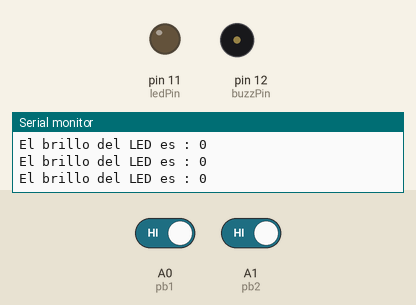
A sketch run on a simulated Arduino Uno, built with avr-gcc and run on an emulated ATmega328P. Shown: output pins drawn as LEDs (lit = HIGH), buzzer (waves = sounding, pin HIGH), the last lines printed to the serial monitor. Inputs (shaded band) come from the test bench; at power-on: A0 (pb1) HIGH, A1 (pb2) HIGH.

Above: at 1.8 s.
1.9 s: A0 (pb1) driven LOW
At 4.8 s:
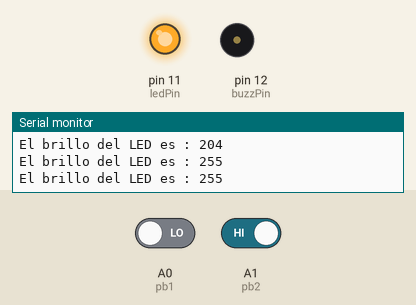
4.9 s: A1 (pb2) driven LOW
At 5.8 s:
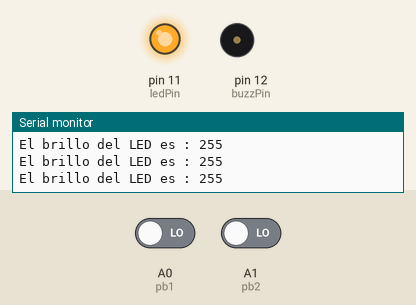
6.4 s: A0 (pb1) driven HIGH
At 7.5 s:
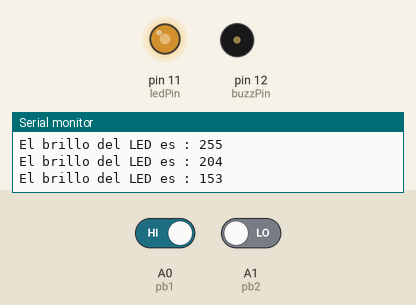
9.4 s: A1 (pb2) driven HIGH
At 10.2 s:
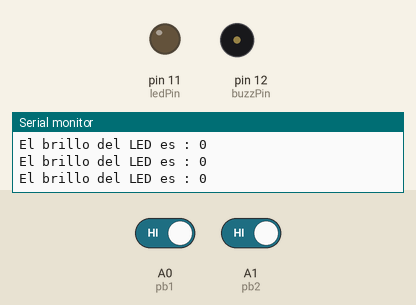
Timing chart, 0 to 11.9 s (numbered marks = the images above; inputs shaded):
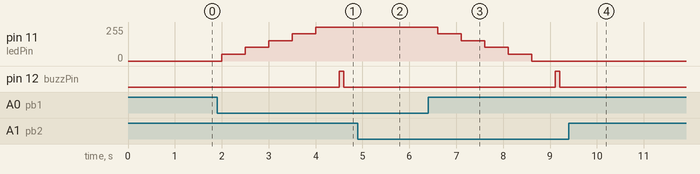

The sketch:

brillo_dos_botones.ino
```cpp
int ledPin = 11;
int pb1 = A0;
int pb2 = A1;
int ledBright = 0;
int buzzPin = 12;

void setup() {
  // put your setup code here, to run once:
  pinMode(ledPin, OUTPUT);
  pinMode(buzzPin, OUTPUT);
  pinMode(pb1, INPUT);
  pinMode(pb2, INPUT);
  Serial.begin(9600);
}

void loop() {
  // put your main code here, to run repeatedly:
  int pbRead1 = digitalRead(pb1);
  int pbRead2 = digitalRead(pb2);

  if (pbRead1 == 0) {
    ledBright = ledBright + 51;
    analogWrite(ledPin, ledBright);
  }
  if (pbRead2 == 0) {
    ledBright = ledBright - 51;
    analogWrite(ledPin, ledBright);
  }
  if (ledBright < 0) {
    ledBright = 0;
    analogWrite(ledPin, ledBright);
    digitalWrite(buzzPin, 1);
    delay(100);
    digitalWrite(buzzPin, 0);
  }
  if (ledBright > 255) {
    ledBright = 255;
    analogWrite(ledPin, ledBright);
    digitalWrite(buzzPin, 1);
    delay(100);
    digitalWrite(buzzPin, 0);
  }
Serial.print("El brillo del LED es : ");
Serial.println(ledBright);
delay(500);
}
```

Measured:
- after the input at 1.9 s, pin 11 (ledPin): moves from 0/255 to 255/255 over 2.0 s, starting after 0.10 s; pin 12 (buzzPin): LOW → HIGH after 2.6 s, → LOW 0.10 s later
- after the input at 4.9 s, pin 12 (buzzPin): stops changing and stays LOW
- after the input at 6.4 s, pin 11 (ledPin): moves from 255/255 to 0/255 over 2.0 s, starting after 0.20 s; pin 12 (buzzPin): LOW → HIGH after 2.7 s, → LOW 0.10 s later
- after the input at 9.4 s, pin 12 (buzzPin): stops changing and stays LOW
